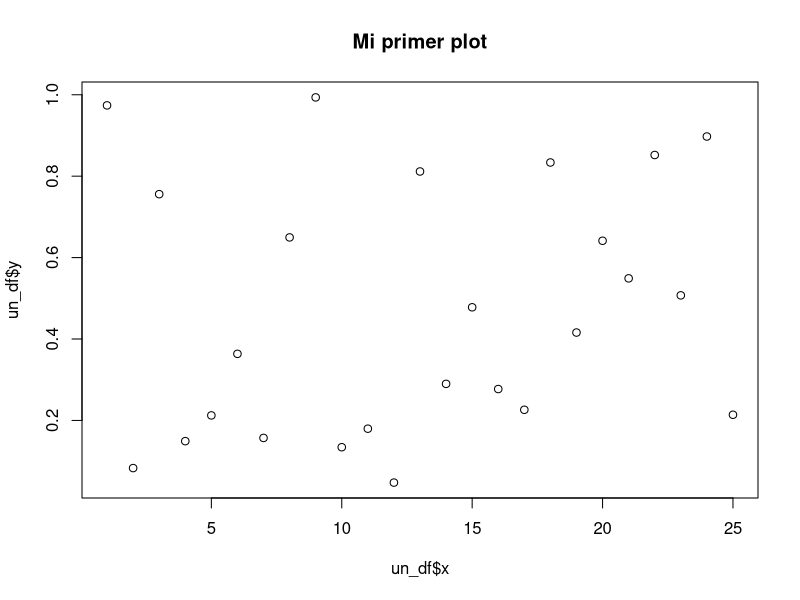
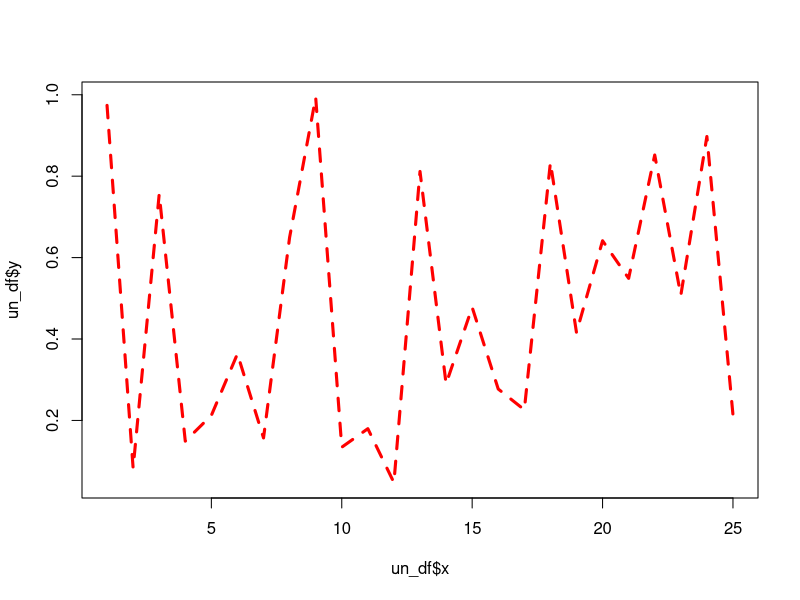
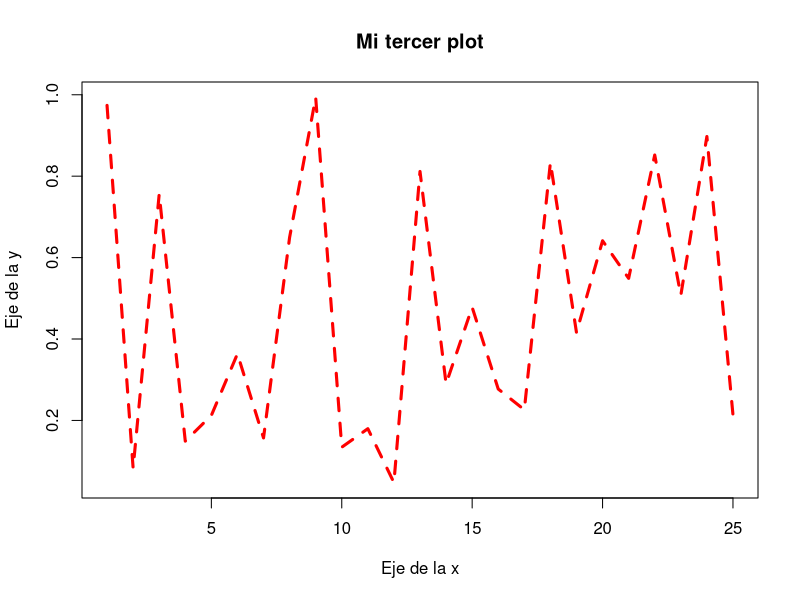
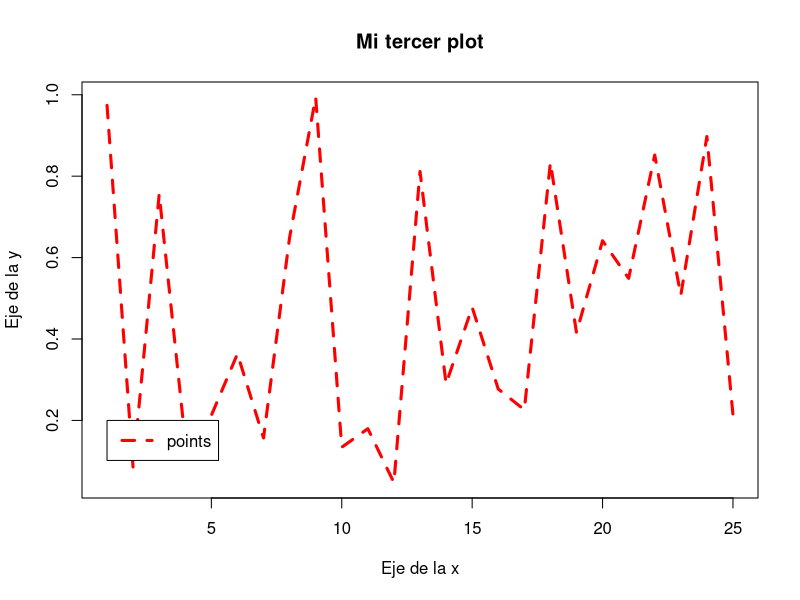
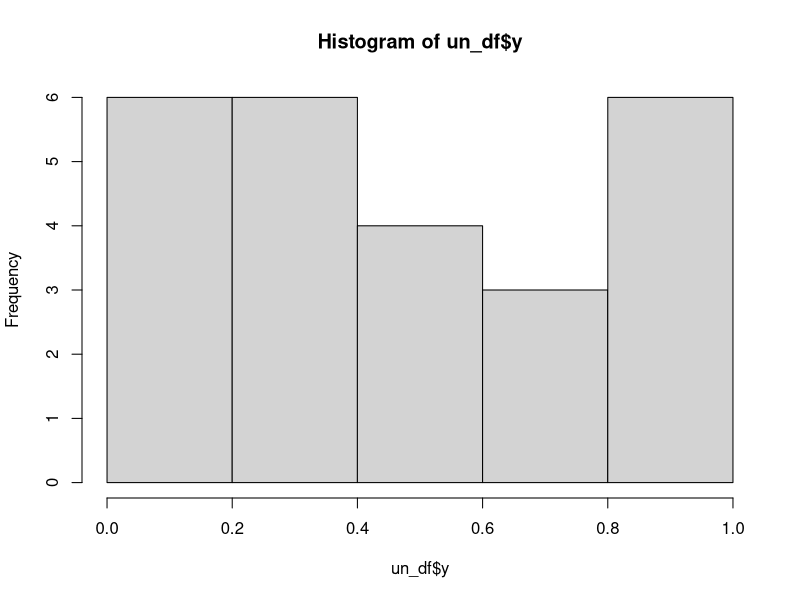
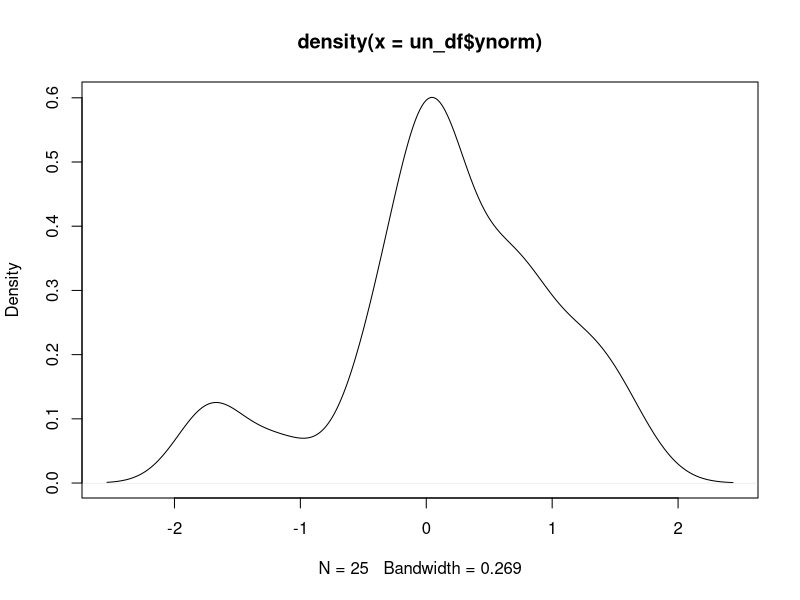
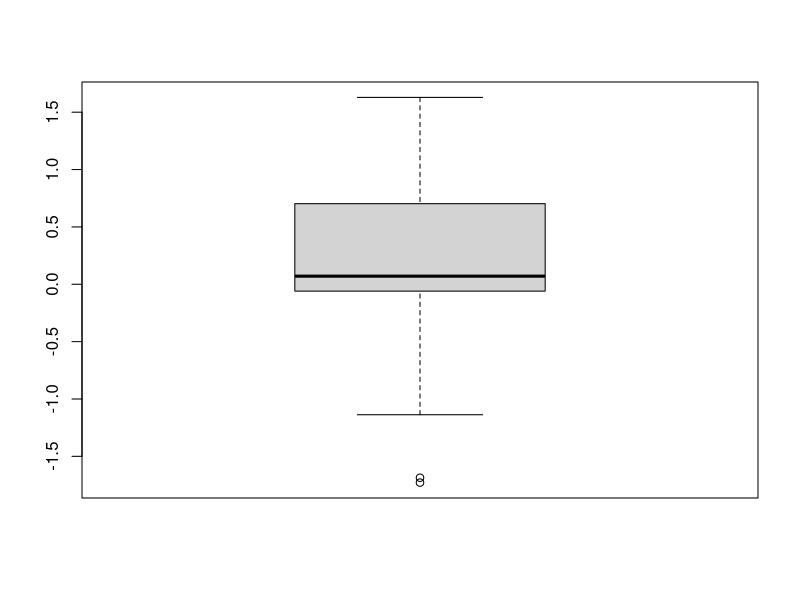

Write R code to recreate these figures, in order.
## ---- chunk 1
25 + 3 # 25 - 3
23 # 2/3
12 > 4 # 12 >= 4; 12 < 4; 12 <= 4 
!TRUE # (negación); TRUE & FALSE (and); TRUE | FALSE (or)
## ---- chunk 2
class(2)
class(2L)
class("2")
class(TRUE)
## ---- chunk 3
NULL # NULL object
NA # missing value indicator (not available)
NaN # 0/0 (not a number)
Inf # Infinity
## ---- chunk 4
c(1,2,3) 
c("a", "b", "c", "d")
c(TRUE, TRUE, FALSE, TRUE)
## ---- chunk 5
1:3 
seq(1, 3)
seq(from = 10, to = 0, by = -2)
## ---- chunk 6
c(1,2,3)
c(1,2,3) - c(0, 2, 1)
c(1,2,3) + c(0, 2, 1)
c(1,2,3) %*% c(0, 2, 1)
## ---- chunk 7
un_vector <- c("a", "b", "c", "d") # <-(=) asigna a una variable 
un_vector[1]
un_vector[c(2,3)]
un_vector[-1]
un_vector[c(TRUE, TRUE, FALSE, TRUE)]
## ---- chunk 8
numFac <- factor(c(13,22,38, 13))
numFac
as.numeric(numFac)
as.numeric(as.character(numFac)) # convertir a numeric
## ---- chunk 9
un_df <- data.frame(x = 1:25, y = runif(25), ynorm = rnorm(25),
                    z = sample(c("a", "b", "c", "d"), 25, replace = TRUE),
                    t = "RUGBCN")
head(un_df) # tail(un_df)
## ---- chunk 10
dim(un_df) # nrow(un_df) ncol(un_df)
names(un_df) # colnames(un_df) rownames(un_df)
summary(un_df)
## ---- chunk 11
un_df[1, 2]
un_df[1, 1:3]
un_df[1, ]
## ---- chunk 12
un_df$x[2]
un_df[1, c("x", "y")]
cond <- un_df$x > 20
un_df[cond, ]
## ---- chunk 13
max(un_df$ynorm)
mean(un_df$ynorm)
sd(un_df$ynorm)
## ---- chunk 14
head(un_df) # tail
summary(un_df)
table(un_df$z)
## ---- chunk 15
tapply(un_df$y, list(un_df$z), FUN = 'sum')
## ---- chunk 16
plot(un_df$x, un_df$y, main = "Mi primer plot")
## ---- chunk 17
plot(un_df$x, un_df$y, type = "l", col = "red", lwd = 3, lty = 2)
## ---- chunk 18
plot(un_df$x, un_df$y, type = "l", col = "red", lwd = 3, lty = 2,  ann = FALSE)
title(main ="Mi tercer plot", xlab = "Eje de la x", ylab = "Eje de la y")
## ---- chunk 19
plot(un_df$x, un_df$y, type = "l", col = "red", lwd = 3, lty = 2,  ann = FALSE)
title(main ="Mi tercer plot", xlab = "Eje de la x", ylab = "Eje de la y")
legend(1, 0.2, "points", lwd = 3, lty = 2, col = "red")
## ---- chunk 20
hist(un_df$y)
## ---- chunk 21
densidad <- density(un_df$ynorm)
plot(densidad)
## ---- chunk 22
boxplot(un_df$ynorm)
